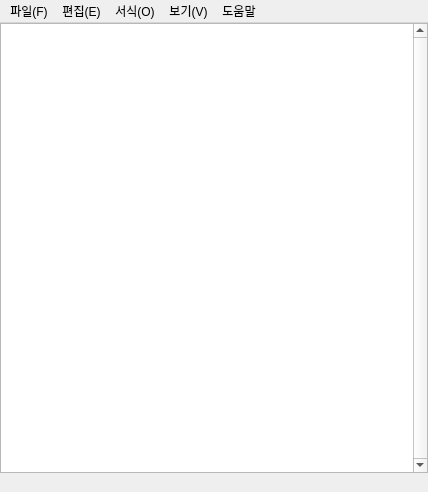
<?xml version="1.0" encoding="UTF-8"?>
<ui version="4.0">
 <class>MainWindow</class>
 <widget class="QMainWindow" name="MainWindow">
  <property name="geometry">
   <rect>
    <x>0</x>
    <y>0</y>
    <width>428</width>
    <height>491</height>
   </rect>
  </property>
  <property name="windowTitle">
   <string>제목 없음</string>
  </property>
  <property name="windowIcon">
   <iconset>
    <normaloff>C:/Users/NAMHYOJIN/.designer/backup/icon.PNG</normaloff>C:/Users/NAMHYOJIN/.designer/backup/icon.PNG</iconset>
  </property>
  <widget class="QWidget" name="centralwidget">
   <property name="sizePolicy">
    <sizepolicy hsizetype="Preferred" vsizetype="Preferred">
     <horstretch>0</horstretch>
     <verstretch>0</verstretch>
    </sizepolicy>
   </property>
   <property name="minimumSize">
    <size>
     <width>0</width>
     <height>450</height>
    </size>
   </property>
   <property name="tabletTracking">
    <bool>false</bool>
   </property>
   <property name="autoFillBackground">
    <bool>true</bool>
   </property>
   <layout class="QGridLayout" name="layout">
    <property name="leftMargin">
     <number>0</number>
    </property>
    <property name="topMargin">
     <number>0</number>
    </property>
    <property name="rightMargin">
     <number>0</number>
    </property>
    <property name="bottomMargin">
     <number>0</number>
    </property>
    <item row="0" column="0">
     <widget class="QTextEdit" name="textEdit">
      <property name="sizePolicy">
       <sizepolicy hsizetype="Expanding" vsizetype="Expanding">
        <horstretch>0</horstretch>
        <verstretch>0</verstretch>
       </sizepolicy>
      </property>
      <property name="acceptDrops">
       <bool>true</bool>
      </property>
      <property name="autoFillBackground">
       <bool>false</bool>
      </property>
      <property name="verticalScrollBarPolicy">
       <enum>Qt::ScrollBarAlwaysOn</enum>
      </property>
      <property name="sizeAdjustPolicy">
       <enum>QAbstractScrollArea::AdjustToContents</enum>
      </property>
      <property name="undoRedoEnabled">
       <bool>true</bool>
      </property>
      <property name="lineWrapMode">
       <enum>QTextEdit::WidgetWidth</enum>
      </property>
      <property name="html">
       <string>&lt;!DOCTYPE HTML PUBLIC &quot;-//W3C//DTD HTML 4.0//EN&quot; &quot;http://www.w3.org/TR/REC-html40/strict.dtd&quot;&gt;
&lt;html&gt;&lt;head&gt;&lt;meta name=&quot;qrichtext&quot; content=&quot;1&quot; /&gt;&lt;style type=&quot;text/css&quot;&gt;
p, li { white-space: pre-wrap; }
&lt;/style&gt;&lt;/head&gt;&lt;body style=&quot; font-family:'Gulim'; font-size:9pt; font-weight:400; font-style:normal;&quot;&gt;
&lt;p style=&quot;-qt-paragraph-type:empty; margin-top:0px; margin-bottom:0px; margin-left:0px; margin-right:0px; -qt-block-indent:0; text-indent:0px;&quot;&gt;&lt;br /&gt;&lt;/p&gt;&lt;/body&gt;&lt;/html&gt;</string>
      </property>
      <property name="acceptRichText">
       <bool>true</bool>
      </property>
     </widget>
    </item>
   </layout>
  </widget>
  <widget class="QMenuBar" name="menubar">
   <property name="geometry">
    <rect>
     <x>0</x>
     <y>0</y>
     <width>428</width>
     <height>21</height>
    </rect>
   </property>
   <widget class="QMenu" name="menu_file">
    <property name="title">
     <string>파일(F)</string>
    </property>
    <addaction name="action_clear"/>
    <addaction name="action_new"/>
    <addaction name="action_open"/>
    <addaction name="action_save"/>
    <addaction name="action_saveAs"/>
    <addaction name="separator"/>
    <addaction name="action_close"/>
   </widget>
   <widget class="QMenu" name="menu_edit">
    <property name="title">
     <string>편집(E)</string>
    </property>
    <addaction name="action_undo"/>
    <addaction name="separator"/>
    <addaction name="action_cut"/>
    <addaction name="action_copy"/>
    <addaction name="action_paste"/>
    <addaction name="action_delete"/>
    <addaction name="separator"/>
    <addaction name="action_find"/>
    <addaction name="action_findNext"/>
    <addaction name="action_findPrev"/>
    <addaction name="action_replace"/>
    <addaction name="action_goTo"/>
    <addaction name="separator"/>
    <addaction name="action_selectAll"/>
    <addaction name="action_time_date"/>
   </widget>
   <widget class="QMenu" name="menu_format">
    <property name="title">
     <string>서식(O)</string>
    </property>
    <addaction name="action_wordwrap"/>
    <addaction name="action_font"/>
   </widget>
   <widget class="QMenu" name="menu_view">
    <property name="title">
     <string>보기(V)</string>
    </property>
    <widget class="QMenu" name="menu_zoom">
     <property name="title">
      <string>확대하기/축소하기</string>
     </property>
     <addaction name="action_zoomIn"/>
     <addaction name="action_zoomOut"/>
     <addaction name="action_zoomRestoreDefault"/>
    </widget>
    <addaction name="menu_zoom"/>
    <addaction name="action_statusBar"/>
   </widget>
   <widget class="QMenu" name="menu_help">
    <property name="title">
     <string>도움말</string>
    </property>
    <addaction name="action_help"/>
   </widget>
   <addaction name="menu_file"/>
   <addaction name="menu_edit"/>
   <addaction name="menu_format"/>
   <addaction name="menu_view"/>
   <addaction name="menu_help"/>
  </widget>
  <widget class="QStatusBar" name="statusbar">
   <property name="sizeGripEnabled">
    <bool>false</bool>
   </property>
  </widget>
  <action name="action_clear">
   <property name="text">
    <string>새로 만들기(N)</string>
   </property>
   <property name="shortcut">
    <string>Ctrl+N</string>
   </property>
  </action>
  <action name="action_new">
   <property name="text">
    <string>새창(W)</string>
   </property>
   <property name="shortcut">
    <string>Ctrl+Shift+N</string>
   </property>
  </action>
  <action name="action_open">
   <property name="text">
    <string>열기(O)...</string>
   </property>
   <property name="shortcut">
    <string>Ctrl+O</string>
   </property>
  </action>
  <action name="action_save">
   <property name="text">
    <string>저장(S)</string>
   </property>
   <property name="shortcut">
    <string>Ctrl+S</string>
   </property>
  </action>
  <action name="action_saveAs">
   <property name="text">
    <string>다른 이름으로 저장(A)...</string>
   </property>
   <property name="shortcut">
    <string>Ctrl+Shift+S</string>
   </property>
  </action>
  <action name="action_close">
   <property name="text">
    <string>끝내기(X)</string>
   </property>
   <property name="shortcut">
    <string>Esc</string>
   </property>
  </action>
  <action name="action_in">
   <property name="text">
    <string>확대하기(I)</string>
   </property>
   <property name="shortcut">
    <string>Ctrl+=, Ctrl++</string>
   </property>
  </action>
  <action name="action_out">
   <property name="text">
    <string>축소하기(O)</string>
   </property>
   <property name="shortcut">
    <string>Ctrl+-, Ctrl+-</string>
   </property>
  </action>
  <action name="action_restoreDefaultZoom">
   <property name="text">
    <string>확대하기/축소하기 기본값 복원</string>
   </property>
   <property name="shortcut">
    <string>Ctrl+0</string>
   </property>
  </action>
  <action name="action_statusBar">
   <property name="checkable">
    <bool>true</bool>
   </property>
   <property name="text">
    <string>상태 표시줄</string>
   </property>
  </action>
  <action name="action_wordwrap">
   <property name="checkable">
    <bool>true</bool>
   </property>
   <property name="checked">
    <bool>true</bool>
   </property>
   <property name="text">
    <string>자동 줄 바꿈</string>
   </property>
  </action>
  <action name="action_font">
   <property name="text">
    <string>글꼴</string>
   </property>
  </action>
  <action name="action_selectAll">
   <property name="text">
    <string>모두 선택(A)</string>
   </property>
   <property name="shortcut">
    <string>Ctrl+A</string>
   </property>
  </action>
  <action name="action_time_date">
   <property name="text">
    <string>시간/날짜(D)</string>
   </property>
   <property name="shortcut">
    <string>F5</string>
   </property>
  </action>
  <action name="action_undo">
   <property name="text">
    <string>실행 취소(U)</string>
   </property>
   <property name="shortcut">
    <string>Ctrl+Z</string>
   </property>
  </action>
  <action name="action_cut">
   <property name="text">
    <string>잘라내기(T)</string>
   </property>
   <property name="shortcut">
    <string>Ctrl+X</string>
   </property>
  </action>
  <action name="action_copy">
   <property name="text">
    <string>복사(C)</string>
   </property>
   <property name="shortcut">
    <string>Ctrl+C</string>
   </property>
  </action>
  <action name="action_paste">
   <property name="text">
    <string>붙여넣기(P)</string>
   </property>
   <property name="shortcut">
    <string>Ctrl+V</string>
   </property>
  </action>
  <action name="action_delete">
   <property name="text">
    <string>삭제(L)</string>
   </property>
   <property name="shortcut">
    <string>Del</string>
   </property>
  </action>
  <action name="action_find">
   <property name="text">
    <string>찾기(F)</string>
   </property>
   <property name="shortcut">
    <string>Ctrl+F</string>
   </property>
  </action>
  <action name="action_findNext">
   <property name="text">
    <string>다음 찾기(N)</string>
   </property>
   <property name="shortcut">
    <string>F3</string>
   </property>
  </action>
  <action name="action_findPrev">
   <property name="text">
    <string>이전 찾기(V)</string>
   </property>
   <property name="shortcut">
    <string>Shift+F3</string>
   </property>
  </action>
  <action name="action_replace">
   <property name="text">
    <string>바꾸기(R)</string>
   </property>
   <property name="shortcut">
    <string>Ctrl+H</string>
   </property>
  </action>
  <action name="action_G">
   <property name="text">
    <string>이동(G)</string>
   </property>
   <property name="shortcut">
    <string>Ctrl+G</string>
   </property>
  </action>
  <action name="action_zoomIn">
   <property name="text">
    <string>확대하기(I)</string>
   </property>
   <property name="shortcut">
    <string>Ctrl++</string>
   </property>
  </action>
  <action name="action_zoomOut">
   <property name="text">
    <string>축소하기(O)</string>
   </property>
   <property name="shortcut">
    <string>Ctrl+-</string>
   </property>
  </action>
  <action name="action_zoomRestoreDefault">
   <property name="text">
    <string>확대하기/축소하기 기본값 복원</string>
   </property>
   <property name="shortcut">
    <string>Ctrl+0</string>
   </property>
  </action>
  <action name="action_goTo">
   <property name="text">
    <string>이동(G)</string>
   </property>
   <property name="shortcut">
    <string>Ctrl+G</string>
   </property>
  </action>
  <action name="action_help">
   <property name="text">
    <string>메모장 정보</string>
   </property>
  </action>
 </widget>
 <resources/>
 <connections/>
</ui>
